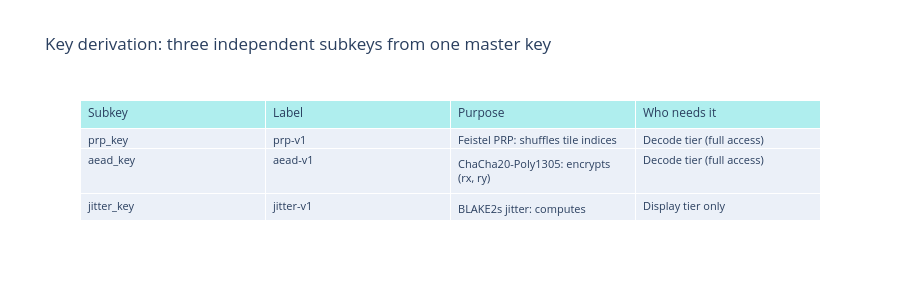

Notebook source saved alongside this figure:
### Code cell
fig = go.Figure(go.Table(
    header=dict(
        values=['Subkey', 'Label', 'Purpose', 'Who needs it'],
        fill_color='paleturquoise',
        align='left', font=dict(size=12)
    ),
    cells=dict(
        values=[
            ['prp_key', 'aead_key', 'jitter_key'],
            ['prp-v1', 'aead-v1', 'jitter-v1'],
            [
                'Feistel PRP: shuffles tile indices',
                'ChaCha20-Poly1305: encrypts (rx, ry)',
                'BLAKE2s jitter: computes display offset',
            ],
            [
                'Decode tier (full access)',
                'Decode tier (full access)',
                'Display tier only',
            ],
        ],
        align='left', font=dict(size=11)
    )
))
fig.update_layout(
    title='Key derivation: three independent subkeys from one master key',
    height=300
)
fig.show()

### Figure 1 — Plotly figure (JSON) as saved in the notebook; plotly's stock layout.template omitted (floating-point values rounded to 4 significant figures)
{"data": [{"cells": {"align": "left", "font": {"size": 11}, "values": [["prp_key", "aead_key", "jitter_key"], ["prp-v1", "aead-v1", "jitter-v1"], ["Feistel PRP: shuffles tile indices", "ChaCha20-Poly1305: encrypts (rx, ry)", "BLAKE2s jitter: computes display offset"], ["Decode tier (full access)", "Decode tier (full access)", "Display tier only"]]}, "header": {"align": "left", "fill": {"color": "paleturquoise"}, "font": {"size": 12}, "values": ["Subkey", "Label", "Purpose", "Who needs it"]}, "type": "table"}], "layout": {"height": 300, "title": {"text": "Key derivation: three independent subkeys from one master key"}}}
